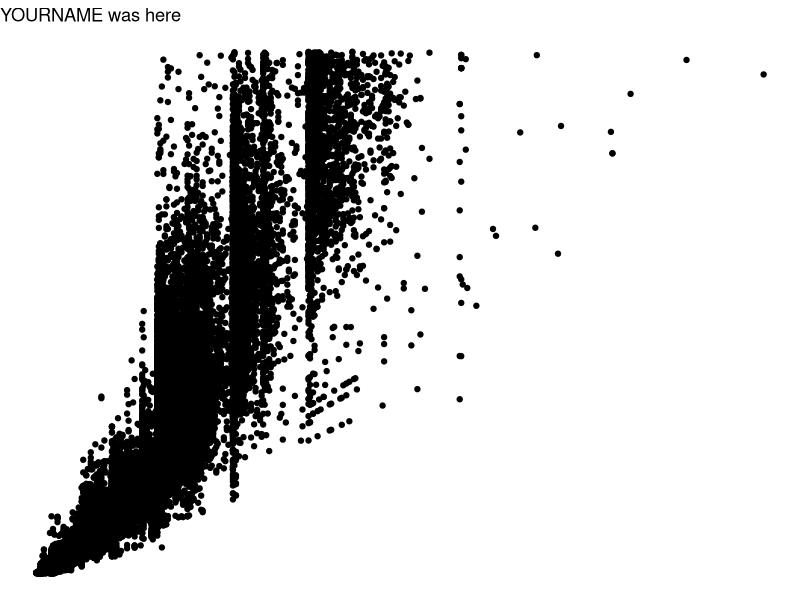
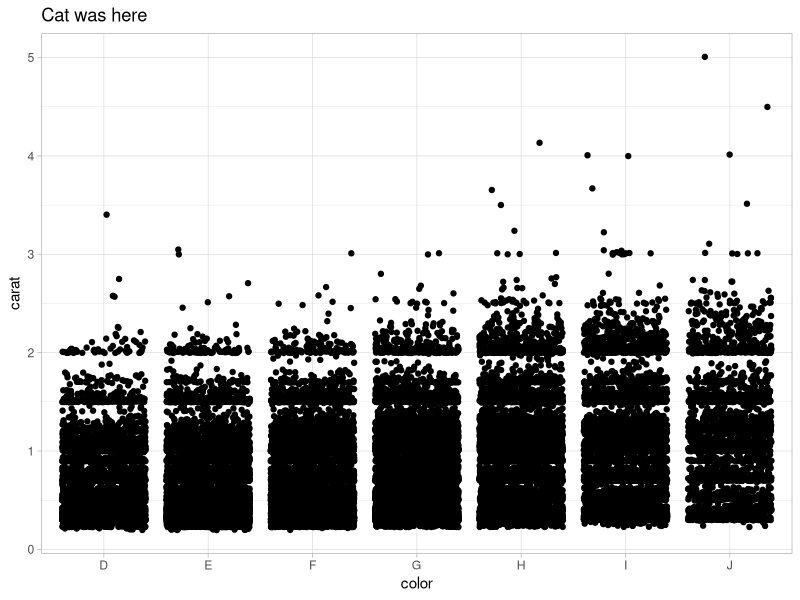
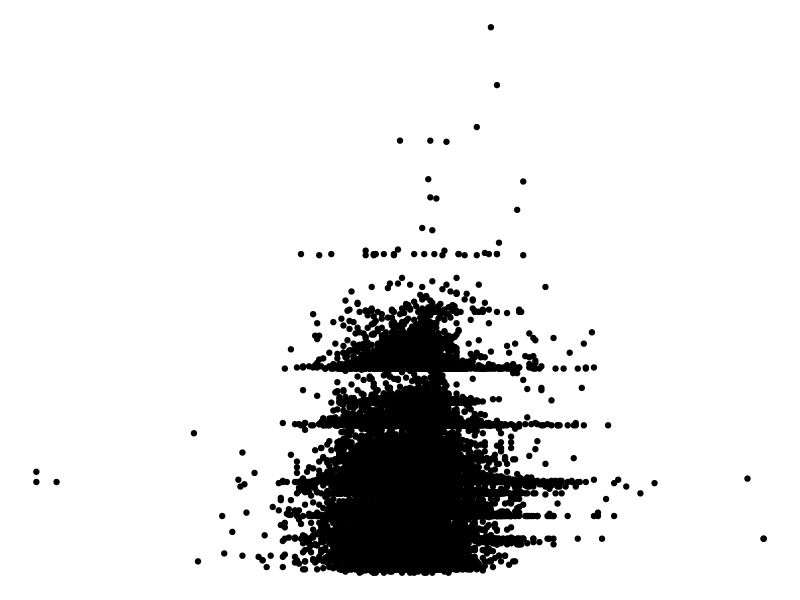

These figures' R source, in order:
## ---- chunk 1
knitr::opts_chunk$set(echo = TRUE)
library(tidyverse)
## ---- chunk 2
# Partner 1: 
# Run the code below to see the original graph
# Change the code below to make the point color change based on 'cut', and update the theme to theme_bw(). Update the title to include your first name. 

ggplot(data = diamonds, aes(x = carat, y = price)) +
  geom_point() +
  theme_void() +
  labs(title = "YOURNAME was here")
## ---- chunk 3
# Partner 2: 
# Run the code below to see the original graph
# Change the code below to make the geom a geom_jitter, and update the theme to theme_light. Update the title to include your first name. 

ggplot(data = diamonds, aes(x = color, y = carat)) +
  geom_jitter() +
  theme_light() +
  labs(title = "Cat was here")
## ---- chunk 4
ggplot(data = diamonds, aes(x = depth, y = carat)) +
  geom_point() +
  theme_void()
## ---- chunk 5
